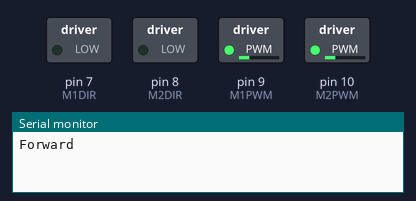
Simulated run of this sketch. Board: Arduino Uno, built with avr-gcc and run on an emulated ATmega328P. Parts: switched loads named in the sketch (green lamp = pin HIGH), the last lines printed to the serial monitor.

Above: at 0.05 s.
At 1.5 s:
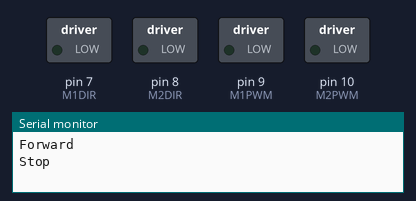
At 2.95 s:
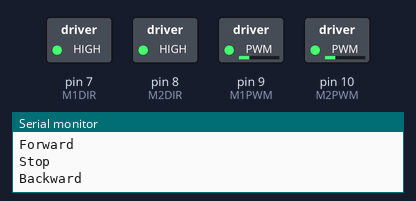
Timing chart, 0 to 6.9 s (numbered marks = the images above):
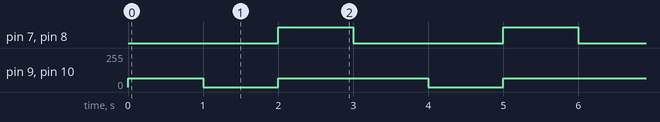

Measured:
- by itself, pin 7 (M1DIR), pin 8 (M2DIR): alternates HIGH for 1.0 s and LOW for 2.0 s
- by itself, pin 9 (M1PWM), pin 10 (M2PWM): repeats every 3.0 s: 0/255 1.0 s, 64/255 2.0 s

The sketch:

arduino_uno_r3_motor_forward_stop_backward.ino
```cpp
#define M1DIR     7
#define M2DIR     8
#define M1PWM     9
#define M2PWM     10

void setup() {
  Serial.begin(9600);
  pinMode(M1DIR, OUTPUT);
  pinMode(M2DIR, OUTPUT);
}

void loop() {
  // forward
  Serial.println("Forward");
  digitalWrite(M1DIR, LOW);
  digitalWrite(M2DIR, LOW);
  analogWrite(M1PWM, 64);
  analogWrite(M2PWM, 64);
  delay(1000);

  // stop
  Serial.println("Stop");
  analogWrite(M1PWM, 0);
  analogWrite(M2PWM, 0);
  delay(1000);

  // backward
  Serial.println("Backward");
  digitalWrite(M1DIR, HIGH);
  digitalWrite(M2DIR, HIGH);
  analogWrite(M1PWM, 64);
  analogWrite(M2PWM, 64);
  delay(1000);
}
```
